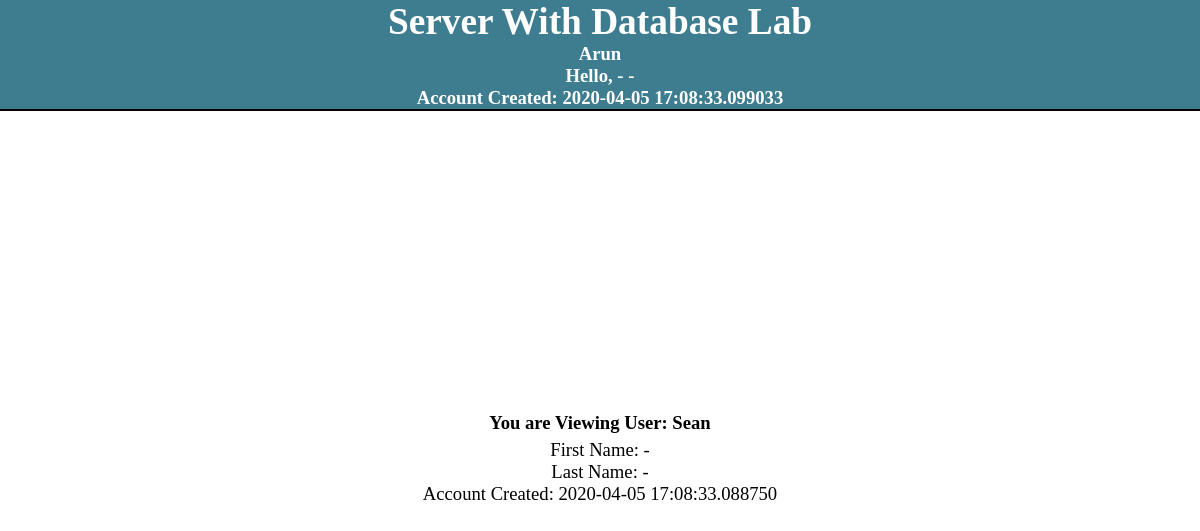
Before: /view?id=1 (signed in) with the older database file.
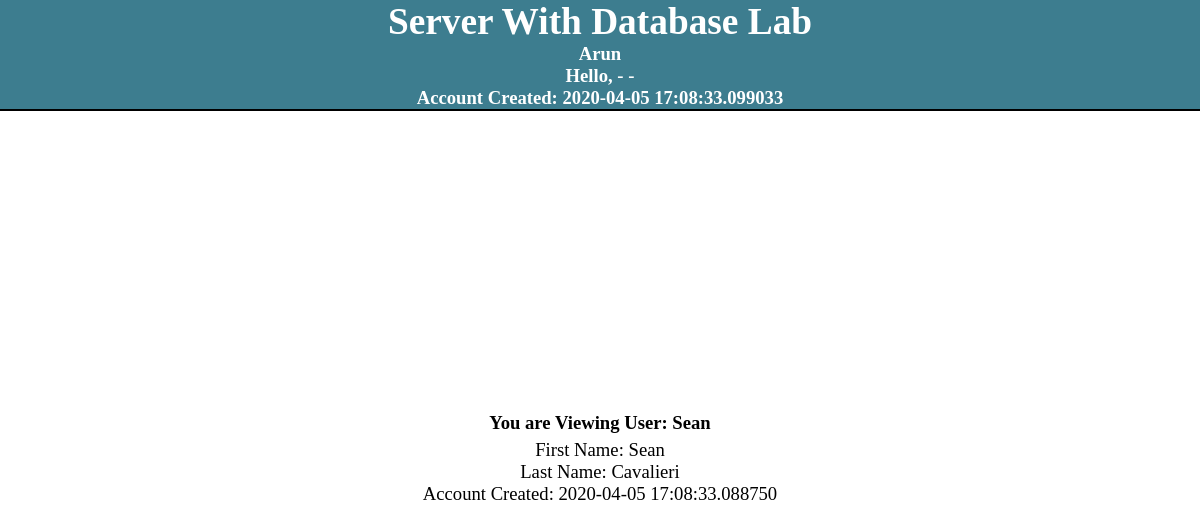
After: the same page with the newer database file.
### tables this page shows
CREATE TABLE accounts (
	id INTEGER NOT NULL, 
	username VARCHAR(255) NOT NULL, 
	password VARCHAR(255) NOT NULL, 
	PRIMARY KEY (id)
);

CREATE TABLE profiles (
	id INTEGER NOT NULL, 
	"firstName" VARCHAR(255) NOT NULL, 
	"lastName" VARCHAR(255) NOT NULL, 
	"userID" INTEGER, 
	"dateAdded" DATETIME, 
	PRIMARY KEY (id)
);

### server/routes.py (the view)
@app.route('/view')
def view():
    sessionID = request.cookies.get('userID')
    if not(sessionID in sessionTokens):
        return redirect(url_for('index'))
    id = request.args.get("id")
    if id:
        myInfo = database.viewProfileOf(sessionTokens[sessionID])
        theirInfo = database.viewProfileByID(id)
        if theirInfo == []:
            return redirect(url_for("view"))
        elif myInfo[0] != theirInfo[0]:
            return render_template('view.html', info=myInfo, theirInfo=theirInfo)
    token = uuid4()
    csrfTokens[str(token)]=True
    info = database.viewProfileOf(sessionTokens[sessionID])
    return render_template('view.html', csrf=token, info=info)

### server/database.py (called while the page is built)
def viewProfileOf(username):
    connection = engine.connect()
    query = db.select([accounts]).where(accounts.columns.username == username)
    ResultProxy = connection.execute(query)
    resultRow = ResultProxy.fetchone()
    if(resultRow):
        id = resultRow[0]
        query2 = db.select([profiles]).where(profiles.columns.userID == id)
        ResultProxy2 = connection.execute(query2)
        resultRow2 = ResultProxy2.fetchone()
        if resultRow2:
            arr = [username]
            arr.append(resultRow2[1])
            arr.append(resultRow2[2])
            arr.append(resultRow2[3])
            arr.append(resultRow2[4])
            return arr
    return []

def viewProfileByID(userID):
    connection = engine.connect()
    query = db.select([accounts]).where(accounts.columns.id == userID)
    ResultProxy = connection.execute(query)
    resultRow = ResultProxy.fetchone()
    if(resultRow):
        username = resultRow[1]
        query2 = db.select([profiles]).where(profiles.columns.userID == userID)
        ResultProxy2 = connection.execute(query2)
        resultRow2 = ResultProxy2.fetchone()
        if resultRow2:
            arr = [username]
            arr.append(resultRow2[1])
            arr.append(resultRow2[2])
            arr.append(resultRow2[3])
            arr.append(resultRow2[4])
            return arr
    return []

### server/templates/view.html (shortened to what this page needs)
<!DOCTYPE html>
<html>
    <head>
        <link rel='stylesheet' href='/static/style.css' />
    </head>
    <body>
        <header>
            Server With Database Lab
            <div>
                {{info[0]}}
            </div>
            <div>
                Hello, {{info[1]}} {{info[2]}}
            </div>
            <div>
                Account Created: {{info[4]}}
            </div>
        </header>
        {% if theirInfo %}
            <div class='content'>
                <div class='form-title'> You are Viewing User: {{theirInfo[0]}} </div>
                <div> First Name: {{theirInfo[1]}} </div>
                <div> Last Name: {{theirInfo[2]}} </div>
                <div> Account Created: {{theirInfo[4]}} </div>
            </div>
        {% endif %}
    </body>
</html>

### server/static/style.css (style rules this page uses)
* { margin: 0; padding: 0; font-size: 14pt; box-sizing: border-box; }
body { min-width: 100vw; min-height: 100vh; display: flex; flex-direction: column; }
header { min-height: 10vh; border-bottom: 2px solid black; font-size: 2rem; color: white; font-weight: bold; background-color: #3d7d8f; display: flex; flex-direction: column; align-items: center; justify-content: center; }
div.content { flex-grow: 1; display: flex; flex-direction: column; align-items: center; justify-content: center; }
div.form-title { font-weight: bold; padding: 5px; }

Changed rows visible on the page:
now on this page (row edited): profiles: firstName "Sean", lastName "Cavalieri"
Other visible differences:
{{ theirInfo[1] }}: "-" → (not shown)
{{ theirInfo[2] }}: "-" → (not shown)
